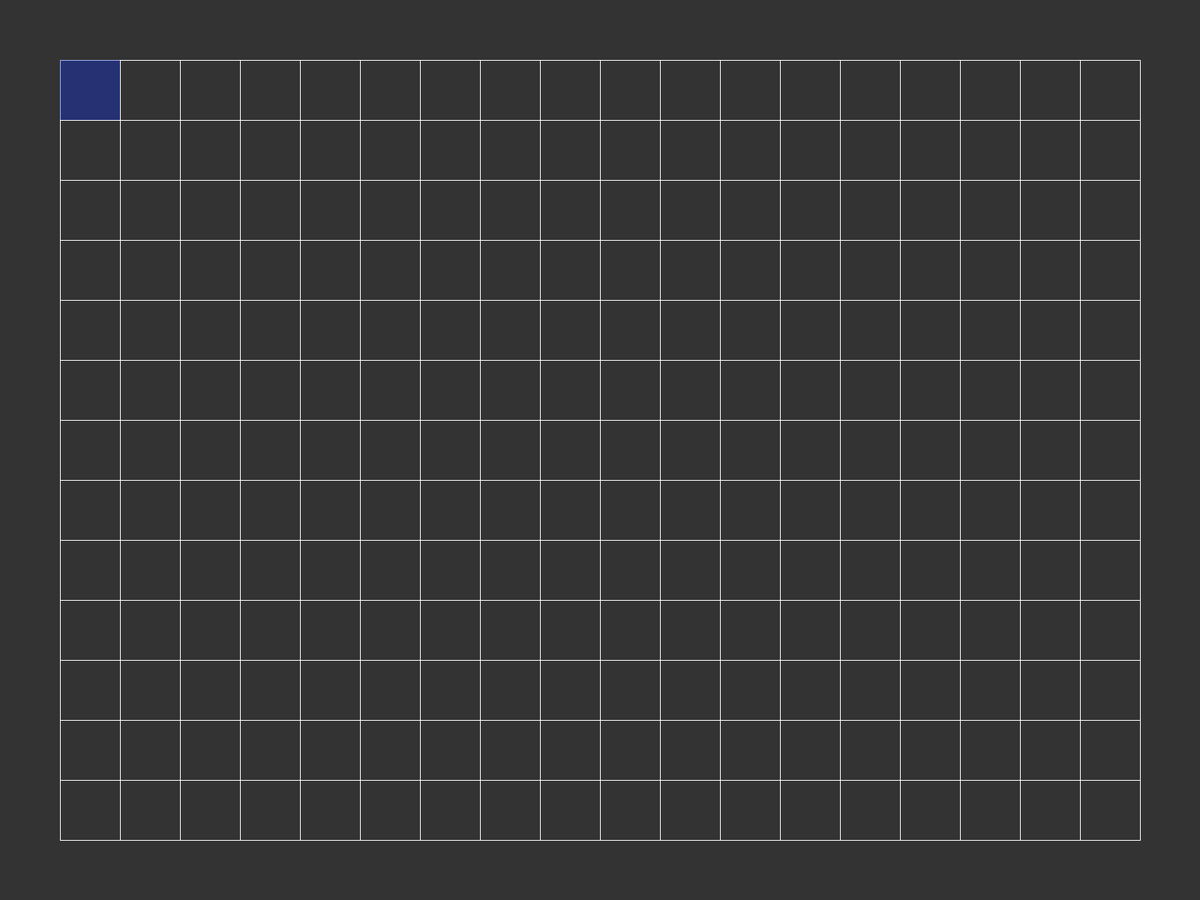
Frame 1 (no input)
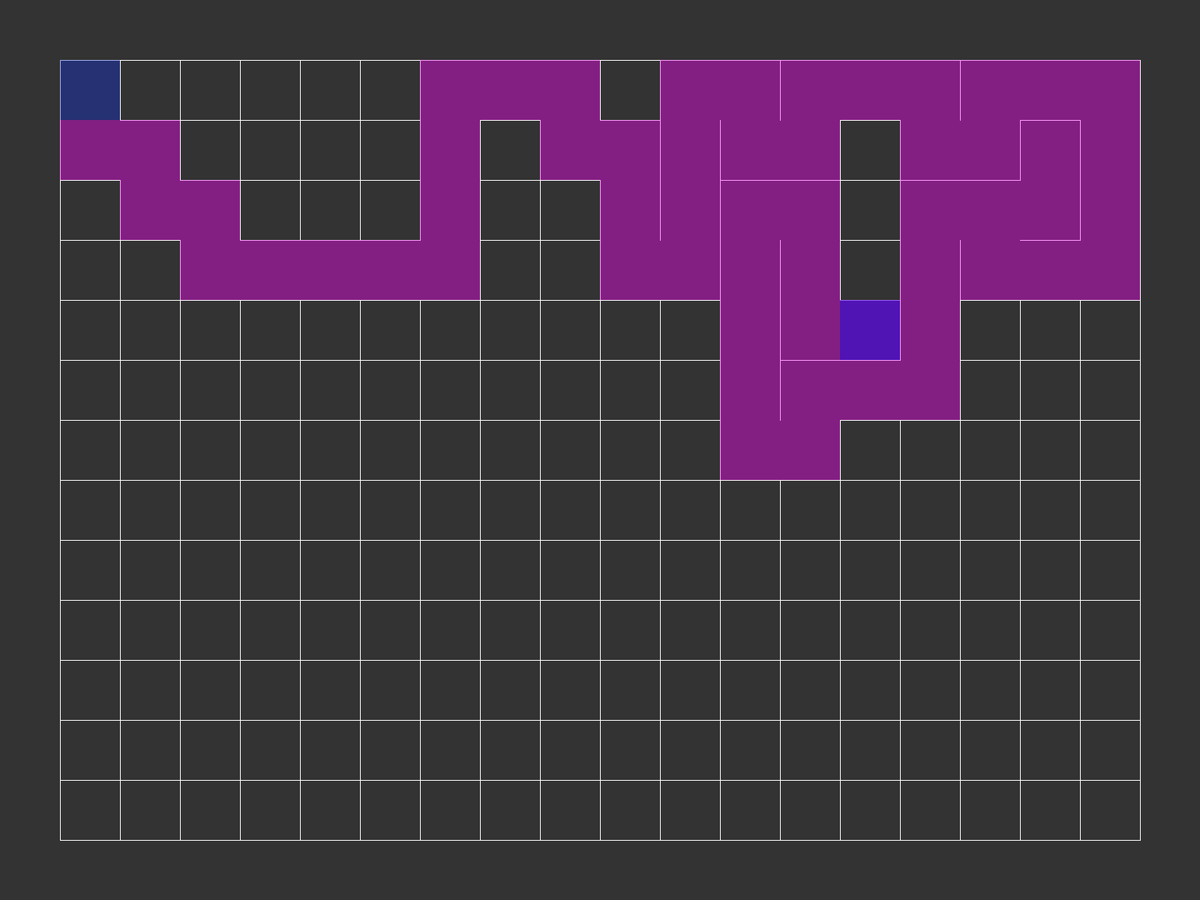
Frame 60 (the mouse pressed at the canvas centre just before this capture)
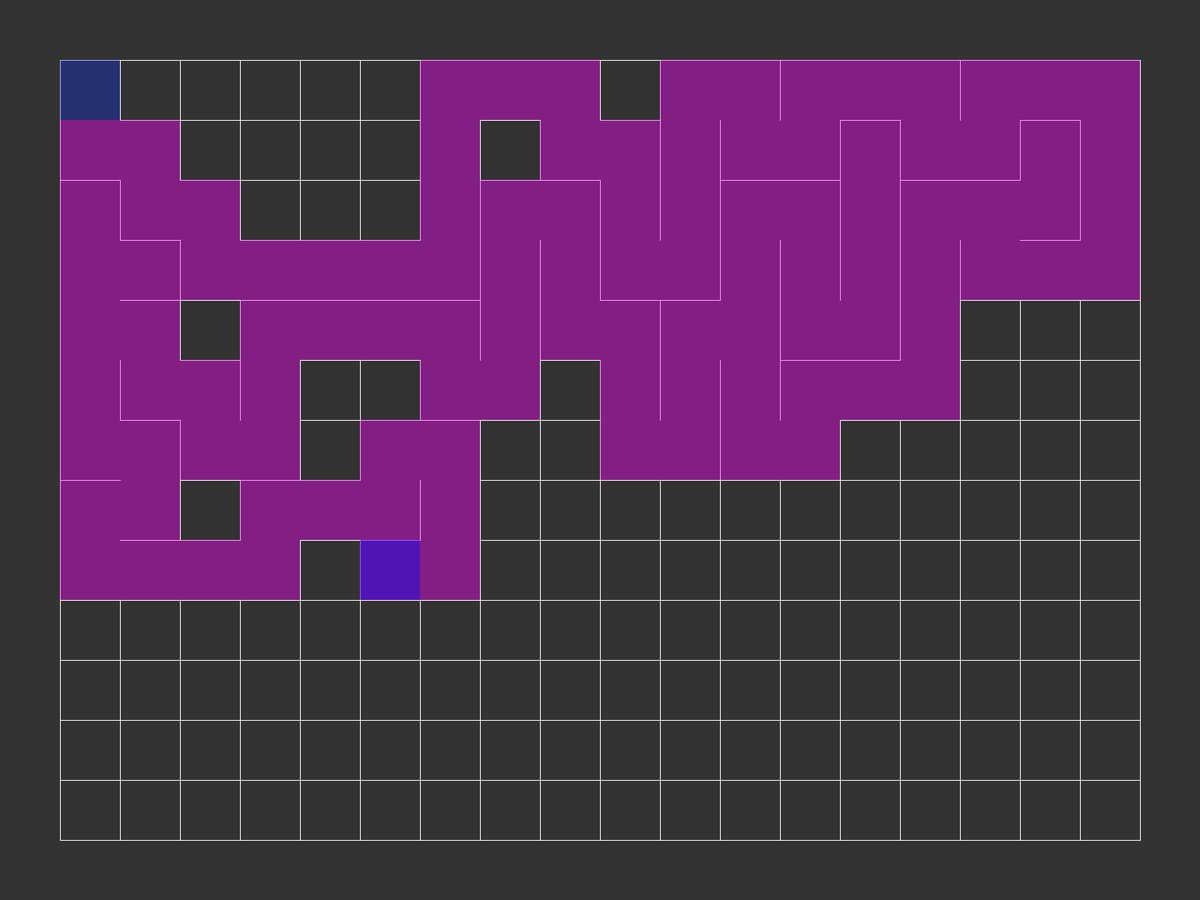
Frame 120 (the mouse held since frame 60 and released just before this capture)

The Processing sketch that drew these frames (run headless with seeded random() and noise(); from frame 60 on, the mouse is pressed at the canvas centre):

// Processing sketch: Maze
// ── Maze.pde
final static int SIZE = 80;
int cols, rows;
ArrayList<Cell> grid;
ArrayList<Cell> stack;
Boolean Generated = false;
Cell start;
Cell current;

Solver solver;


void setup() {
  //size(1000, 500);
  fullScreen();
  
  cols = floor(width/SIZE) - 2;
  rows = floor(height/SIZE) - 2;
  grid = new ArrayList<Cell>();
  stack = new ArrayList<Cell>();

  for (int y = 0; y < rows; y++) {
    for (int x = 0; x < cols; x++) {
      Cell cell = new Cell(x, y);
      grid.add(cell);
    }
  }
  current = grid.get(0);
  start = current;
  current.start = true;
  
  int endi = index(cols-1,rows-1);
  grid.get(endi).end = true;
  
  solver = new Solver();
}

void draw() {
  background(51);
  translate(SIZE,SIZE);
  
  for (int i = 0; i < grid.size(); i++) {
    grid.get(i).show();
    
  }

  current.visited = true;
  if(!Generated){
    current.highlight();
    //STEP 1
    Cell next = current.checkNeighbors();
    
    if (next != null) {
      next.visited = true;
      
      //STEP 2
      stack.add(current);
      
      //STEP 3
      removeWalls(current,next);
      
      //STEP 4
      current = next;
    } else {
      if(stack.size() != 0){
        current = stack.remove(stack.size()-1);
      }
    }
    
    if(current == start){
      Generated = true;
    }
   
  } else{
    solver.solve();
  }
}

public int index(int i, int j){
    if(i<0 || j < 0 || i > cols-1 || j > rows-1){
      return -1;
    }
    return i + j * cols;
  }

void removeWalls(Cell a,Cell b){
  int x = a.i-b.i;
  if(x==1){
    a.walls[3] = false;
    b.walls[1] = false;
  } else if (x==-1){
    a.walls[1] = false;
    b.walls[3] = false;
  }
  
  int y = a.j-b.j;
  if(y==1){
    a.walls[0] = false;
    b.walls[2] = false;
  } else if (y==-1){
    a.walls[2] = false;
    b.walls[0] = false;
  }
}
// ── Cell.pde
class Cell {

  private int i, j;
  private int x, y;
  private boolean[] walls = {true,true,true,true}; // top, right, bottom, left
  private boolean visited = false;
  private boolean start = false;
  private boolean end = false;
  private boolean sol = false;
  private boolean solCh = false;

  Cell(int i, int j) {
    this.i = i;
    this.j =j;
  }

  public void show() {
    x = i*SIZE;
    y = j*SIZE;
    stroke(255);
    if(walls[0]){line(x, y, x+SIZE, y);}
    if(walls[1]){line(x+SIZE, y, x+SIZE, y+SIZE);}
    if(walls[2]){line(x+SIZE, y+SIZE, x, y+SIZE);}
    if(walls[3]){line(x, y+SIZE, x, y);}
    
    if(sol){
        fill(17,46,214,100);
        noStroke();
        rect(x,y,SIZE,SIZE);
    }else if(visited) {
      if(start){
        fill(99,220,18,100);
        noStroke();
        rect(x,y,SIZE,SIZE);
      } else if(end){
        fill(210,37,37,100);
        noStroke();
        rect(x,y,SIZE,SIZE);
      } else {
        fill(255,0,255,100);
        noStroke();
        rect(x,y,SIZE,SIZE);
      }
    }
    
  }
  
  public void highlight(){
    if(!start && !end){
      int x = i*SIZE;
      int y = j*SIZE;
      noStroke();
      fill(0, 0, 255, 100);
      rect(x, y,SIZE, SIZE);
    }
  }
  
  public Cell checkNeighbors(){
    ArrayList<Cell> neighbors = new ArrayList<Cell>();
    
    Cell top, right, bottom, left;
    
    if(index(i,j-1) != -1){
      top = grid.get(index(i,j-1));
      if(!top.visited){
        neighbors.add(top);
      }
    }
    
    if(index(i+1,j) != -1){
      right = grid.get(index(i+1,j));
      if(!right.visited){
        neighbors.add(right);
      }
    }
    
    if(index(i,j+1) != -1){
      bottom = grid.get(index(i,j+1));
      if(!bottom.visited){
        neighbors.add(bottom);
      }
    }
    
    if(index(i-1,j) != -1){
      left = grid.get(index(i-1,j));
      if(!left.visited){
        neighbors.add(left);
      }
    }
    
    if(neighbors.size() > 0) {
      int r = floor(random(0, neighbors.size()));
      
      return neighbors.get(r);
    } else {
      
      return null; 
    }
  }
}
// ── Solver.pde
class Solver{
  
  Cell current;
  
  boolean solved = false;
  
  private ArrayList<Cell> Sol = new ArrayList<Cell>();
  
  Solver(){
    current = grid.get(0);
    current.sol = true;
    current.solCh = true;
  }
  
  public void solve(){
    
    if(!solved){
      Cell next = checkWalls(current);
  
      if (next != null) {
        next.sol = true;
        next.solCh = true;
        
        //STEP 2
        Sol.add(current);
        
        //STEP 4
        current = next;
      } else {
        if(Sol.size() != 0){
          current.sol = false;
          //Sol.get(Sol.size()-1).sol = false;
          current = Sol.remove(Sol.size()-1);
        }
      }
      
      if(current.end){
        solved = true;
      }
    }
  }
  
  public Cell checkWalls(Cell checking){
    ArrayList<Cell> neighbors = new ArrayList<Cell>();
    
    //for(int i =0; i<4; i++){
    //  int w = 0;
    //  if(!checking.walls[i]) {
    //    w++;
    //  }
    //}
    
    Cell top, right, bottom, left;
    
    if(!checking.walls[0]){
      top = grid.get(index(checking.i,checking.j-1));
      if(!top.sol && !top.solCh){
        neighbors.add(top);
      }
    }
    
    if(!checking.walls[1]){
      right = grid.get(index(checking.i+1,checking.j));
      if(!right.sol && !right.solCh){
        neighbors.add(right);
      }
    }
    
    if(!checking.walls[2]){
      bottom = grid.get(index(checking.i,checking.j+1));
      if(!bottom.sol && !bottom.solCh){
        neighbors.add(bottom);
      }
    }
    
    if(!checking.walls[3]){
      left = grid.get(index(checking.i-1,checking.j));
      if(!left.sol && !left.solCh){
        neighbors.add(left);
      }
    }
    
    if(neighbors.size() > 0) {
      int r = floor(random(0, neighbors.size()));
      
      return neighbors.get(r);
    } else {
      
      return null; 
    }
  }
}
